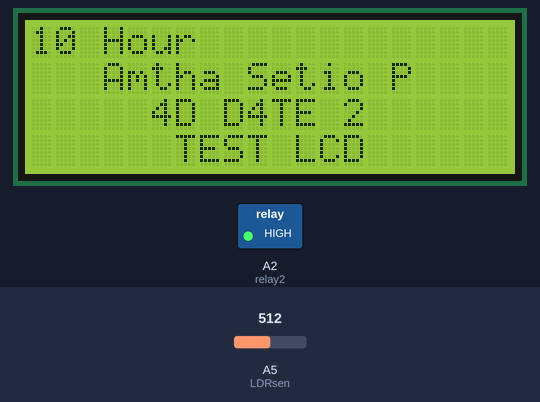
Simulated run of this sketch. Board: Arduino Uno, built with avr-gcc and run on an emulated ATmega328P. Parts: 20×4 character LCD, switched loads named in the sketch (green lamp = pin HIGH). The inputs (shaded band) are chosen by the test bench; at power-on: A5 (LDRsen) = 512. The local clock reads 2024-03-15 10:24:30 at power-on unless the sketch sets it; what the sketch prints to the serial monitor is not drawn.

Above: at 10.2 s.
Timing chart, 0 to 11.7 s (numbered marks = the images above):
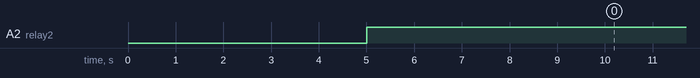

The sketch:

Plant_light.ino
```cpp
#include "RTClib.h"
#include <Wire.h>
#include <LiquidCrystal_I2C.h>

RTC_DS1307 rtc;
LiquidCrystal_I2C lcd(0x27,20,4);  // set the LCD address to 0x27 for a 20 chars and 4 line display

int Hours;

const int LDRsen = A5;
const int relay2 = A2;


float L;

void setup()
 {
  Serial.begin (9600);

  pinMode (LDRsen, INPUT);
  pinMode(relay2, OUTPUT);

  if (! rtc.begin())
  {
    Serial.println("Couldn't find RTC");Serial.flush();
    while (1) delay(10);
  }
  if (! rtc.isrunning())
  {
    Serial.println("RTC is NOT running, let's set the time!");
    rtc.adjust(DateTime(F(__DATE__), F(__TIME__)));
  }

 }

void LDR()
 {
  int LDRanalog = analogRead(LDRsen);
  L = map(LDRanalog, 163, 84, 600, 1500);
  Serial.println(L);
  delay(5000);

 }

void lamp()
 {
  DateTime now = rtc.now();
  Hours = now.hour();
  LDR();
  if( L >= 1450 && Hours >= 18 )
  {
    digitalWrite(relay2, LOW);
  }
  else
  {
    digitalWrite(relay2, HIGH);
  }

 }
void LCD()
{ lamp();
  lcd.init();
  // Print a message to the LCD.
  lcd.backlight();
  lcd.setCursor(0,0);
  lcd.print(Hours);
  lcd.setCursor(3,0);
  lcd.print("Hour");
  lcd.setCursor(3,1);
  lcd.print("Amtha Setio P");
  lcd.setCursor(5,2);
  lcd.print("4D D4TE 2");
  lcd.setCursor(6,3);
  lcd.print("TEST LCD");
}


void loop()
 {
  lamp();
  LCD();

 }
```

Measured:
- by itself, A2 (relay2): LOW → HIGH at 5.0 s
